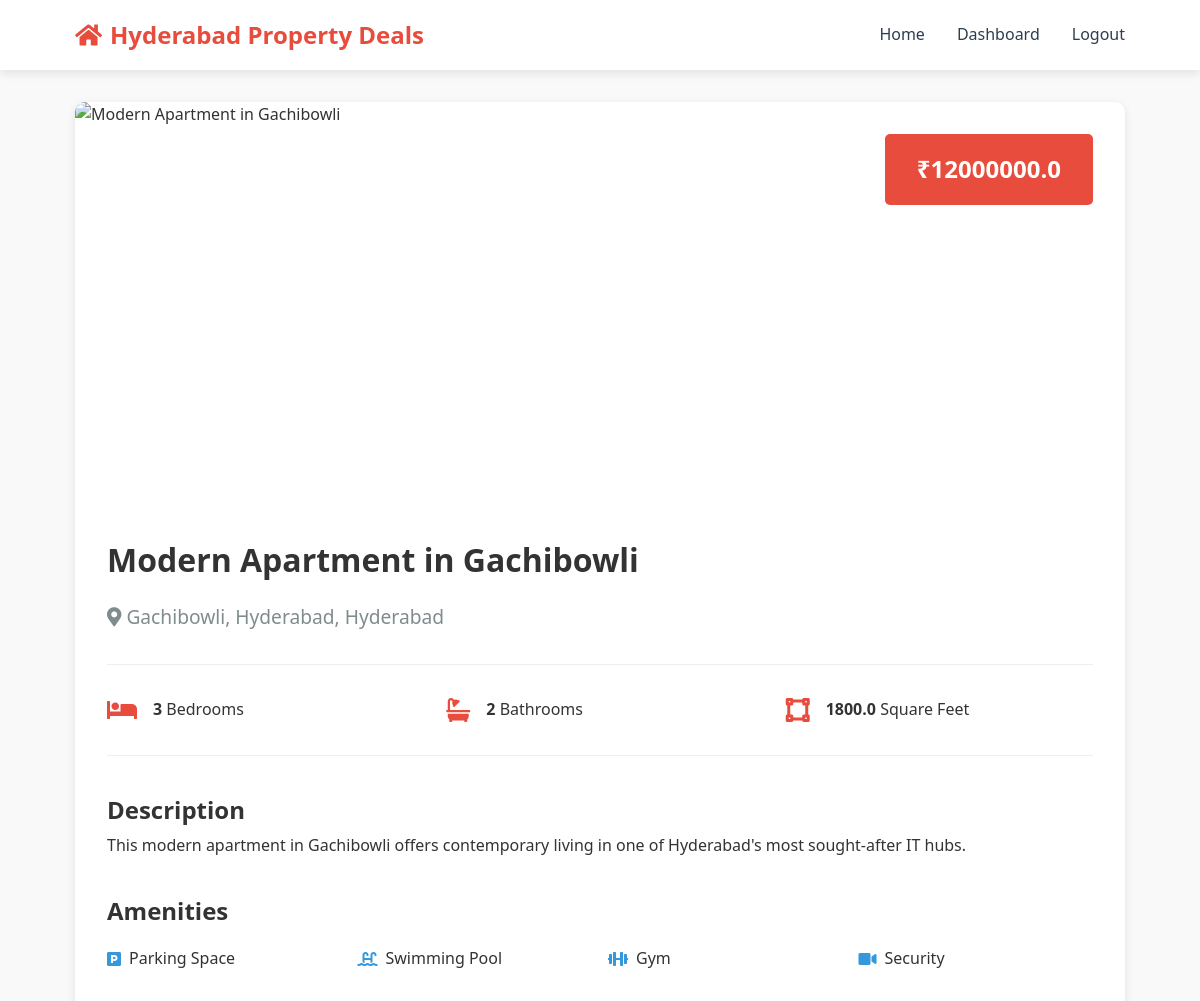
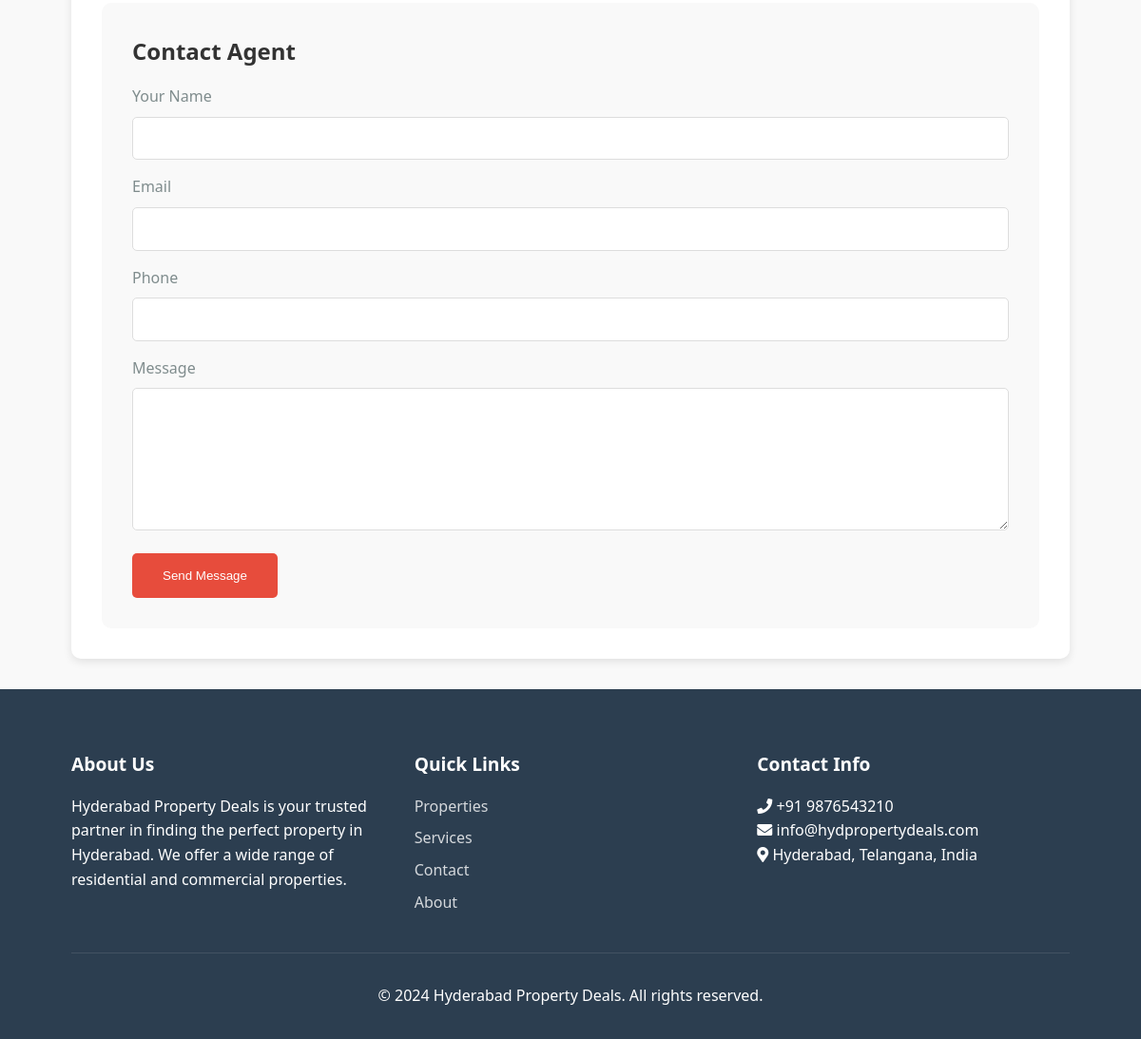
Screenshot of /property/2 (signed in) with the database file from the repository (2 pictures, top to bottom).
### tables this page shows
CREATE TABLE properties (
    id INTEGER PRIMARY KEY AUTOINCREMENT,
    title TEXT NOT NULL,
    location TEXT NOT NULL,
    price REAL NOT NULL,
    bedrooms INTEGER NOT NULL,
    bathrooms INTEGER NOT NULL,
    area REAL NOT NULL,
    description TEXT,
    image_url TEXT,
    created_at TIMESTAMP DEFAULT CURRENT_TIMESTAMP
);

### app.py (the view)
@app.route('/property/<int:property_id>')
def property_detail(property_id):
    if 'user_id' not in session:
        return redirect(url_for('login'))
    conn = get_db()
    cursor = conn.cursor()
    cursor.execute("SELECT * FROM properties WHERE id = ?", (property_id,))
    property_data = cursor.fetchone()
    if property_data:
        return render_template('property_detail.html', property=property_data)
    return "Property not found", 404

### app.py (called while the page is built)
def get_db():
    conn = sqlite3.connect(db_path)
    conn.row_factory = sqlite3.Row
    return conn

### templates/property_detail.html (shortened to what this page needs)
<!DOCTYPE html>
<html lang="en">
<head>
    <link rel="stylesheet" href="https://cdnjs.cloudflare.com/ajax/libs/font-awesome/5.15.3/css/all.min.css">
    <link rel="stylesheet" href="{{ url_for('static', filename='styles_enhanced.css') }}">
    <link rel="stylesheet" href="{{ url_for('static', filename='additional_styles.css') }}">
</head>
<body>
    <header class="main-header">
        <div class="container header-container">
            <div class="logo">
                <a href="{{ url_for('index') }}">
                    <i class="fas fa-home"></i>
                    <span>Hyderabad Property Deals</span>
                </a>
            </div>
            <nav class="main-nav">
                <ul>
                    <li><a href="{{ url_for('index') }}">Home</a></li>
                    {% if 'user_id' in session %}
                    <li><a href="{{ url_for('dashboard') }}">Dashboard</a></li>
                    <li><a href="#" onclick="logout()">Logout</a></li>
                    {% else %}
                    <li><a href="{{ url_for('login') }}">Login</a></li>
                    <li><a href="{{ url_for('register') }}">Register</a></li>
                    {% endif %}
                </ul>
            </nav>
        </div>
    </header>
    <main class="property-details">
        <div class="container">
            <div class="property-details-container">
                <div class="property-details-image">
                    <img src="{{ url_for('static', filename='images/property' + property.id|string + '.jpg') }}" alt="{{ property.title }}">
                    <div class="property-details-price">₹{{ property.price }}</div>
                </div>
                <div class="property-details-content">
                    <div class="property-details-header">
                        <h1>{{ property.title }}</h1>
                        <p class="location"><i class="fas fa-map-marker-alt"></i> {{ property.location }}, Hyderabad</p>
                    </div>
                    <div class="property-details-features">
                        <div class="feature-item">
                            <i class="fas fa-bed"></i>
                            <div>
                                <strong>{{ property.bedrooms }}</strong>
                                <span>Bedrooms</span>
                            </div>
                        </div>
                        <div class="feature-item">
                            <i class="fas fa-bath"></i>
                            <div>
                                <strong>{{ property.bathrooms }}</strong>
                                <span>Bathrooms</span>
                            </div>
                        </div>
                        <div class="feature-item">
                            <i class="fas fa-vector-square"></i>
                            <div>
                                <strong>{{ property.area }}</strong>
                                <span>Square Feet</span>
                            </div>
                        </div>
                    </div>
                    <div class="property-details-description">
                        <h2>Description</h2>
                        <p>{{ property.description }}</p>
                    </div>
                    <div class="property-details-amenities">
                        <h2>Amenities</h2>
                        <div class="amenities-list">
                            <div class="amenity-item">
                                <i class="fas fa-parking"></i>
                                <span>Parking Space</span>
                            </div>
                            <div class="amenity-item">
                                <i class="fas fa-swimming-pool"></i>
                                <span>Swimming Pool</span>
                            </div>
                            <div class="amenity-item">
                                <i class="fas fa-dumbbell"></i>
                                <span>Gym</span>
                            </div>
                            <div class="amenity-item">
                                <i class="fas fa-video"></i>
                                <span>Security</span>
                            </div>
                        </div>
                    </div>
                    <div class="property-details-contact">
                        <h2>Contact Agent</h2>
                        <form class="contact-form" id="contactForm">
                            <div class="form-group">
                                <label for="name">Your Name</label>
                                <input type="text" id="name" name="name" required>
                            </div>
                            <div class="form-group">
                                <label for="email">Email</label>
                                <input type="email" id="email" name="email" required>
                            </div>
                            <div class="form-group">
                                <label for="phone">Phone</label>
                                <input type="tel" id="phone" name="phone" required>
                            </div>
                            <div class="form-group">
                                <label for="message">Message</label>
                                <textarea id="message" name="message" required></textarea>
                            </div>
                            <button type="submit">Send Message</button>
                        </form>
                    </div>
                </div>
            </div>
        </div>
    </main>
    <footer class="main-footer">
        <div class="container">
            <div class="footer-content">
                <div class="footer-section">
                    <h3>About Us</h3>
                    <p>Hyderabad Property Deals is your trusted partner in finding the perfect property in Hyderabad. We offer a wide range of residential and commercial properties.</p>
                </div>
                <div class="footer-section">
                    <h3>Quick Links</h3>
                    <ul>
                        <li><a href="#">Properties</a></li>
                        <li><a href="#">Services</a></li>
                        <li><a href="#">Contact</a></li>
                        <li><a href="#">About</a></li>
                    </ul>
                </div>
                <div class="footer-section">
                    <h3>Contact Info</h3>
                    <p><i class="fas fa-phone"></i> +91 9876543210</p>
                    <p><i class="fas fa-envelope"></i> info@hydpropertydeals.com</p>
                    <p><i class="fas fa-map-marker-alt"></i> Hyderabad, Telangana, India</p>
                </div>
            </div>
            <div class="footer-bottom">
                <p>&copy; 2024 Hyderabad Property Deals. All rights reserved.</p>
            </div>
        </div>
    </footer>
</body>
</html>

### static/styles_enhanced.css (style rules this page uses)
* { margin: 0; padding: 0; box-sizing: border-box; }
:root { --primary-color: #e74c3c; --secondary-color: #2c3e50; --accent-color: #3498db; --light-color: #f9f9f9; --dark-color: #333; --gray-color: #7f8c8d; --shadow: 0 3px 10px rgba(0, 0, 0, 0.1); --transition: all 0.3s ease; }
body { font-family: 'Segoe UI', Tahoma, Geneva, Verdana, sans-serif; line-height: 1.6; color: var(--dark-color); background-color: var(--light-color); min-height: 100vh; display: flex; flex-direction: column; }
.container { width: 90%; max-width: 1200px; margin: 0 auto; padding: 0 15px; }
a { text-decoration: none; color: var(--secondary-color); transition: var(--transition); }
.main-header { background-color: #fff; box-shadow: var(--shadow); padding: 1rem 0; position: sticky; top: 0; z-index: 100; }
.header-container { display: flex; justify-content: space-between; align-items: center; }
.logo a { display: flex; align-items: center; font-size: 1.5rem; font-weight: bold; color: var(--primary-color); }
.logo i { margin-right: 0.5rem; }
.main-nav ul { display: flex; list-style: none; gap: 2rem; }
.main-nav a { font-weight: 500; }
.main-footer { background: var(--secondary-color); color: #fff; padding: 4rem 0 2rem; margin-top: auto; }
.footer-content { display: grid; grid-template-columns: repeat(auto-fit, minmax(250px, 1fr)); gap: 2rem; margin-bottom: 2rem; }
.footer-section h3 { margin-bottom: 1rem; font-size: 1.2rem; }
.footer-section ul { list-style: none; }
.footer-section ul li { margin-bottom: 0.5rem; }
.footer-section a { color: #fff; opacity: 0.8; }
.footer-bottom { text-align: center; padding-top: 2rem; border-top: 1px solid rgba(255, 255, 255, 0.1); }

### static/additional_styles.css (style rules this page uses)
.property-details { padding: 2rem 0; }
.property-details-container { background: #fff; border-radius: 10px; box-shadow: var(--shadow); overflow: hidden; }
.property-details-image { height: 400px; position: relative; }
.property-details-image img { width: 100%; height: 100%; object-fit: cover; }
.property-details-price { position: absolute; top: 2rem; right: 2rem; background: var(--primary-color); color: #fff; padding: 1rem 2rem; border-radius: 5px; font-size: 1.5rem; font-weight: bold; }
.property-details-content { padding: 2rem; }
.property-details-header { margin-bottom: 2rem; }
.property-details-header h1 { font-size: 2rem; margin-bottom: 1rem; }
.property-details-header .location { color: var(--gray-color); font-size: 1.2rem; }
.property-details-features { display: grid; grid-template-columns: repeat(auto-fit, minmax(200px, 1fr)); gap: 2rem; margin-bottom: 2rem; padding: 2rem 0; border-top: 1px solid #eee; border-bottom: 1px solid #eee; }
.feature-item { display: flex; align-items: center; gap: 1rem; }
.feature-item i { font-size: 1.5rem; color: var(--primary-color); }
.property-details-description { margin-bottom: 2rem; line-height: 1.8; }
.property-details-amenities { margin-bottom: 2rem; }
.property-details-amenities h2 { margin-bottom: 1rem; }
.amenities-list { display: grid; grid-template-columns: repeat(auto-fit, minmax(200px, 1fr)); gap: 1rem; }
.amenity-item { display: flex; align-items: center; gap: 0.5rem; }
.amenity-item i { color: var(--accent-color); }
.property-details-contact { background: var(--light-color); padding: 2rem; border-radius: 10px; }
.property-details-contact h2 { margin-bottom: 1rem; }
.contact-form .form-group { margin-bottom: 1rem; }
.contact-form label { display: block; margin-bottom: 0.5rem; color: var(--gray-color); }
.contact-form input, .contact-form textarea { width: 100%; padding: 0.8rem; border: 1px solid #ddd; border-radius: 5px; font-size: 1rem; }
.contact-form textarea { height: 150px; resize: vertical; }
.contact-form button { background: var(--primary-color); color: #fff; padding: 1rem 2rem; border: none; border-radius: 5px; cursor: pointer; transition: var(--transition); }

### rows the page displays
properties: price "12000000.0", title "Modern Apartment in Gachibowli", location "Gachibowli, Hyderabad", bedrooms "3", bathrooms "2", area "1800.0", description "This modern apartment in Gachibowli offers contemporary living in one of Hyderabad's most sought-after IT hubs."
